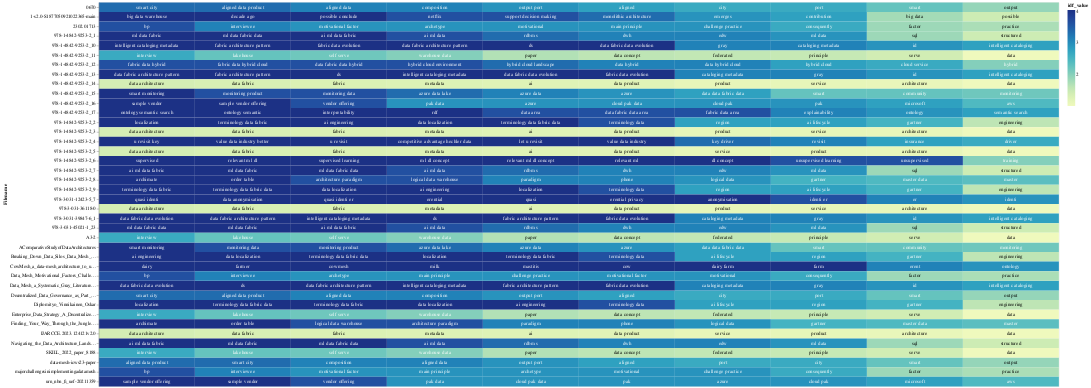

Notebook code for this chart:
### Code cell
# save(chart_lda, "lda_idf_heatmap.html")
chart_lda

### Figure 1 — Vega-Lite specification as saved in the notebook (floating-point values rounded to 4 significant figures; data arrays with more than 128 entries replaced by an {"elided": "..."} marker saying what was removed)
{"config": {"view": {"continuousWidth": 300, "continuousHeight": 300}}, "layer": [{"mark": {"type": "rect"}, "encoding": {"color": {"field": "idf_value", "type": "quantitative"}, "text": {"field": "topic_word", "type": "nominal"}, "x": {"axis": null, "field": "rank", "type": "ordinal"}, "y": {"field": "Filename", "type": "nominal"}}, "transform": [{"window": [{"op": "rank", "field": "", "as": "rank"}], "groupby": ["Filename"], "sort": [{"field": "idf_value", "order": "descending"}]}]}, {"mark": {"type": "text", "baseline": "middle"}, "encoding": {"color": {"condition": {"test": "(datum.idf_value >= 2.0)", "value": "white"}, "value": "black"}, "text": {"field": "topic_word", "type": "nominal"}, "x": {"axis": null, "field": "rank", "type": "ordinal"}, "y": {"field": "Filename", "type": "nominal"}}, "transform": [{"window": [{"op": "rank", "field": "", "as": "rank"}], "groupby": ["Filename"], "sort": [{"field": "idf_value", "order": "descending"}]}]}], "data": {"name": "data-6c25f560f9424a3982fb03cb86d39378"}, "width": 2000, "$schema": "https://vega.github.io/schema/vega-lite/v5.16.3.json", "datasets": {"data-6c25f560f9424a3982fb03cb86d39378": {"elided": "400 records"}}}
